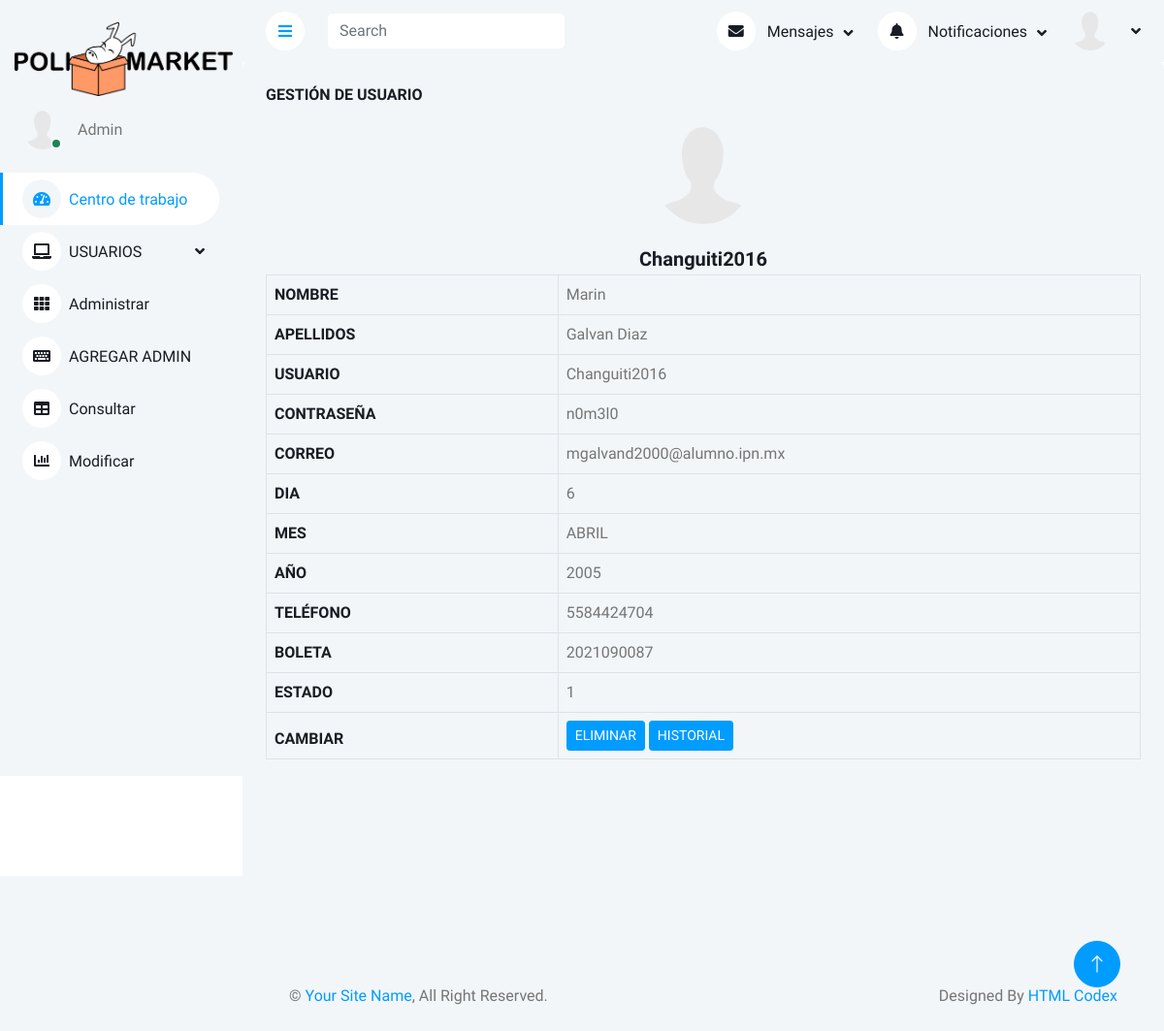
Page /ADMIN/VISUALIZAR_USER.php?user=Changuiti2016 on the committed database.
### tables this page shows
CREATE TABLE `clientes` (
  `usuario` varchar(16) NOT NULL,
  `nombre_user` varchar(30) NOT NULL,
  `apellidos_user` varchar(30) NOT NULL,
  `correo_user` varchar(40) NOT NULL,
  `telefono_user` varchar(12) NOT NULL,
  `mes_na_user` varchar(10) NOT NULL,
  `dia_na_user` int(2) NOT NULL,
  `anio_user` int(4) NOT NULL,
  `contrasenia_user` varchar(16) NOT NULL,
  `num_boleta` varchar(10) NOT NULL,
  `estado` int(1) NOT NULL DEFAULT '0',
  PRIMARY KEY (`usuario`)
);

### ADMIN/VISUALIZAR_USER.php (the view, shortened to what this page needs)
<!DOCTYPE html>
<?php
include("conexion.php");
$user=$_GET['admin'];
$user2=$_GET['user'];
?>
<html lang="en">
<head>
    <link href="https://cdnjs.cloudflare.com/ajax/libs/font-awesome/5.10.0/css/all.min.css" rel="stylesheet">
    <link href="https://cdn.jsdelivr.net/npm/bootstrap-icons@1.4.1/font/bootstrap-icons.css" rel="stylesheet">
    <link href="lib/owlcarousel/assets/owl.carousel.min.css" rel="stylesheet">
    <link href="lib/tempusdominus/css/tempusdominus-bootstrap-4.min.css" rel="stylesheet" />
    <link href="css/bootstrap.min.css" rel="stylesheet">
    <link href="css/style.css" rel="stylesheet">
</head>
<body>
    <div class="container-xxl position-relative bg-white d-flex p-0">
        <div class="sidebar pe-4 pb-3">
            <nav class="navbar bg-light navbar-light">
                <div  class="logo-banner">
                    <a href="PRINCIPAL_ORDINARIO.php"><img style="width:255px; padding: 15px;" src="img/Logo_PoliMarket.png" alt=""></a>
                </div>
                <div class="d-flex align-items-center ms-4 mb-4">
                    <div class="position-relative">
                        <img class="rounded-circle" src="img/default.png" alt="" style="width: 40px; height: 40px;">
                        <div class="bg-success rounded-circle border border-2 border-white position-absolute end-0 bottom-0 p-1"></div>
                    </div>
                    <div class="ms-3">
                        <span>Admin</span>
                    </div>
                </div>
                <div class="navbar-nav w-100">
                    <a href="index.html" class="nav-item nav-link active"><i class="fa fa-tachometer-alt me-2"></i>Centro de trabajo</a>
                    <div class="nav-item dropdown">
                        <a href="#" class="nav-link dropdown-toggle" data-bs-toggle="dropdown"><i class="fa fa-laptop me-2"></i>USUARIOS</a>
                    </div>
                    <a href="widget.html" class="nav-item nav-link"><i class="fa fa-th me-2"></i>Administrar</a>
                    <a href="REGISTRO_ADMIN.php?admin=<?=$user?>" class="nav-item nav-link"><i class="fa fa-keyboard me-2"></i>AGREGAR ADMIN</a>
                    <a href="table.html" class="nav-item nav-link"><i class="fa fa-table me-2"></i>Consultar</a>
                    <a href="chart.html" class="nav-item nav-link"><i class="fa fa-chart-bar me-2"></i>Modificar</a>
                </div>
            </nav>
        </div>
        <div class="content">
            <nav class="navbar navbar-expand bg-light navbar-light sticky-top px-4 py-0">
                <a href="#" class="sidebar-toggler flex-shrink-0">
                    <i class="fa fa-bars"></i>
                </a>
                <form class="d-none d-md-flex ms-4">
                    <input class="form-control border-0" type="search" placeholder="Search">
                </form>
                <div class="navbar-nav align-items-center ms-auto">
                    <div class="nav-item dropdown">
                        <a href="#" class="nav-link dropdown-toggle" data-bs-toggle="dropdown">
                            <i class="fa fa-envelope me-lg-2"></i>
                            <span class="d-none d-lg-inline-flex">Mensajes</span>
                        </a>
                    </div>
                    <div class="nav-item dropdown">
                        <a href="#" class="nav-link dropdown-toggle" data-bs-toggle="dropdown">
                            <i class="fa fa-bell me-lg-2"></i>
                            <span class="d-none d-lg-inline-flex">Notificaciones</span>
                        </a>
                    </div>
                    <div class="nav-item dropdown">
                        <a href="#" class="nav-link dropdown-toggle" data-bs-toggle="dropdown">
                            <img class="rounded-circle me-lg-2" src="img/default.png" alt="" style="width: 40px; height: 40px;">
                        </a>
                    </div>
                </div>
            </nav>
            <?php
            $sql3 = "SELECT * FROM clientes WHERE usuario='$user2'";
            $query3 = mysqli_query($conn, $sql3);
            $row3= mysqli_fetch_array($query3);
            ?>
            <div class="bg-light rounded h-100 p-4">
                            <h6 class="mb-4">GESTIÓN DE USUARIO</h6>
                            <div class="owl-carousel testimonial-carousel">
                                <div class="testimonial-item text-center">
                                    <img class="img-fluid rounded-circle mx-auto mb-4" src="img/default.png" style="width: 100px; height: 100px;">
                                    <h5 class="mb-1"><?=$row3['usuario']?></h5>
                                    <div class="table-responsive">
                        <table class="table text-start align-middle table-bordered table-hover mb-0">
                            <thead>
                                <tr >
                                    <th class="text-dark" scope="col">NOMBRE</th><td><?=$row3['nombre_user']?></td>
                                    </tr><tr>
                                    <th class="text-dark" scope="col">APELLIDOS</th><td><?=$row3['apellidos_user']?></td>
                                    </tr><tr>
                                    <th class="text-dark" scope="col">USUARIO</th><td><?=$row3['usuario']?></td>
                                    </tr><tr>
                                    <th class="text-dark" scope="col">CONTRASEÑA</th> <td><?=$row3['contrasenia_user']?></td>
                                    </tr><tr>
                                    <th class="text-dark" scope="col">CORREO</th><td><?=$row3['correo_user']?></td>
                                    </tr><tr>
                                    <th class="text-dark" scope="col">DIA</th><td><?=$row3['dia_na_user']?></td>
                                    </tr><tr>
                                    <th class="text-dark" scope="col">MES</th><td><?=$row3['mes_na_user']?></td>
                                    </tr><tr>
                                    <th class="text-dark" scope="col">AÑO</th> <td><?=$row3['anio_user']?></td>
                                    </tr><tr>
                                    <th class="text-dark" scope="col">TELÉFONO</th> <td><?=$row3['telefono_user']?></td>
                                    </tr><tr>
                                    <th class="text-dark" scope="col">BOLETA</th><td><?=$row3['num_boleta']?></td>
                                    </tr><tr>
                                    <th class="text-dark" scope="col">ESTADO</th><td><?=$row3['estado']?></td>
                                    </tr><tr>
                                    <th class="text-dark" scope="col">CAMBIAR</th><td><a class="btn btn-sm btn-primary" href="ELIMINAR_USER.php?admin=<?=$user?>&user=<?=$row3['usuario']?>">ELIMINAR</a> <a class="btn btn-sm btn-primary" href="VISUALIZAR_USER.php?admin=<?=$user?>&user=<?=$row3['usuario']?>">HISTORIAL</a></td>
                                </tr>
                            </thead>
                        </table>
                        </div>
                                </div>
                            </div>
                        </div>
            <div class="container-fluid pt-4 px-4">
                <div class="bg-light rounded-top p-4">
                    <div class="row">
                        <div class="col-12 col-sm-6 text-center text-sm-start">
                            &copy; <a href="#">Your Site Name</a>, All Right Reserved.
                        </div>
                        <div class="col-12 col-sm-6 text-center text-sm-end">
                            Designed By <a href="https://htmlcodex.com">HTML Codex</a>
                        </div>
                    </div>
                </div>
            </div>
        </div>
        <a href="#" class="btn btn-lg btn-primary btn-lg-square back-to-top"><i class="bi bi-arrow-up"></i></a>
    </div>
</body>
</html>

### ADMIN/css/style.css (style rules this page uses)
:root { --primary: #009CFF; --light: #F3F6F9; --dark: #191C24; }
.back-to-top { position: fixed; display: none; right: 45px; bottom: 45px; z-index: 99; }
.btn { transition: .5s; }
.btn.btn-primary { color: #FFFFFF; }
.btn-lg-square { width: 48px; height: 48px; }
.btn-square, .btn-sm-square, .btn-lg-square { padding: 0; display: inline-flex; align-items: center; justify-content: center; font-weight: normal; border-radius: 50px; }
.sidebar { position: fixed; top: 0; left: 0; bottom: 0; width: 250px; height: 100vh; overflow-y: auto; background: var(--light); transition: 0.5s; z-index: 999; }
.content { margin-left: 250px; min-height: 100vh; background: #FFFFFF; transition: 0.5s; }
@media (min-width: 992px) { .sidebar { margin-left: 0; } }
@media (min-width: 992px) { .content { width: calc(100% - 250px); } }
.sidebar .navbar .navbar-nav .nav-link { padding: 7px 20px; color: var(--dark); font-weight: 500; border-left: 3px solid var(--light); border-radius: 0 30px 30px 0; outline: none; }
.sidebar .navbar .navbar-nav .nav-link:hover, .sidebar .navbar .navbar-nav .nav-link.active { color: var(--primary); background: #FFFFFF; border-color: var(--primary); }
.sidebar .navbar .navbar-nav .nav-link i { width: 40px; height: 40px; display: inline-flex; align-items: center; justify-content: center; background: #FFFFFF; border-radius: 40px; }
.sidebar .navbar .navbar-nav .nav-link:hover i, .sidebar .navbar .navbar-nav .nav-link.active i { background: var(--light); }
.sidebar .navbar .dropdown-toggle::after { position: absolute; top: 15px; right: 15px; border: none; content: "\f107"; font-family: "Font Awesome 5 Free"; font-weight: 900; transition: .5s; }
.content .navbar .navbar-nav .nav-link { margin-left: 25px; padding: 12px 0; color: var(--dark); outline: none; }
.content .navbar .sidebar-toggler, .content .navbar .navbar-nav .nav-link i { width: 40px; height: 40px; display: inline-flex; align-items: center; justify-content: center; background: #FFFFFF; border-radius: 40px; }
.content .navbar .dropdown-toggle::after { margin-left: 6px; vertical-align: middle; border: none; content: "\f107"; font-family: "Font Awesome 5 Free"; font-weight: 900; transition: .5s; }

### rows in the picture
clientes: usuario "Changuiti2016", nombre_user "Marin", apellidos_user "Galvan Diaz", contrasenia_user "n0m3l0", correo_user "mgalvand2000@alumno.ipn.mx", dia_na_user "6", mes_na_user "ABRIL", anio_user "2005", telefono_user "5584424704", num_boleta "2021090087", estado "1"
